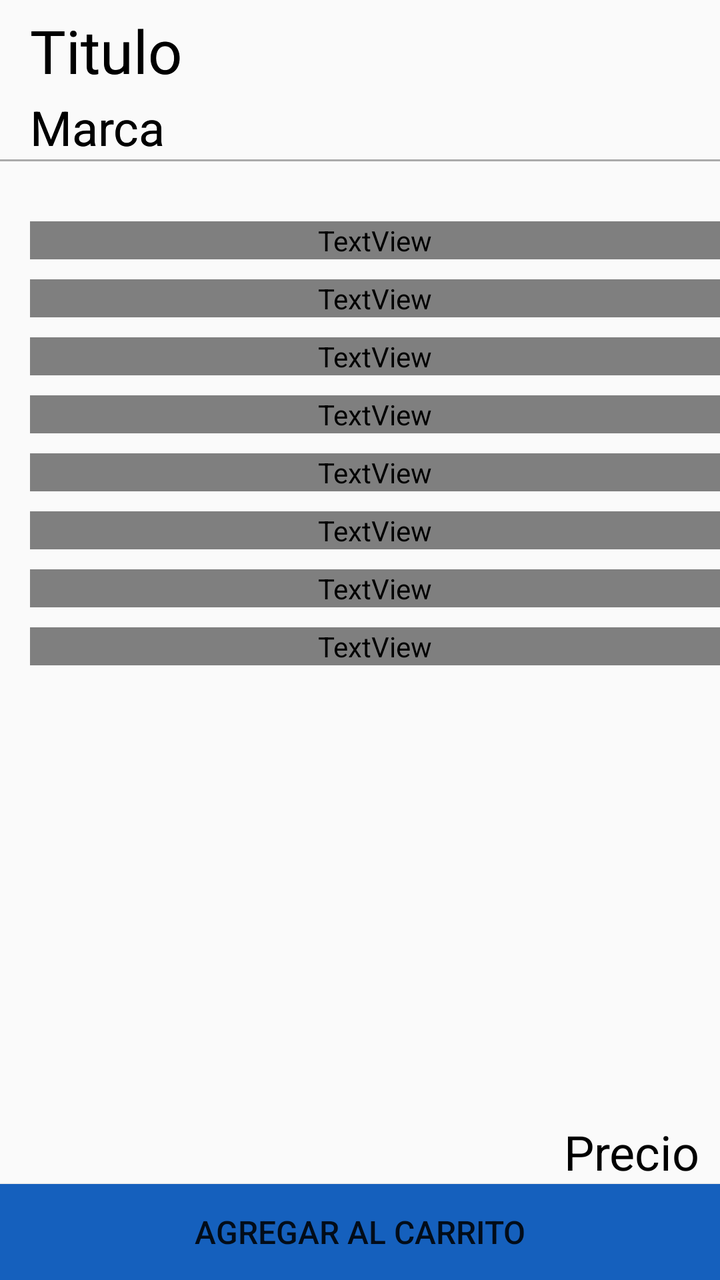
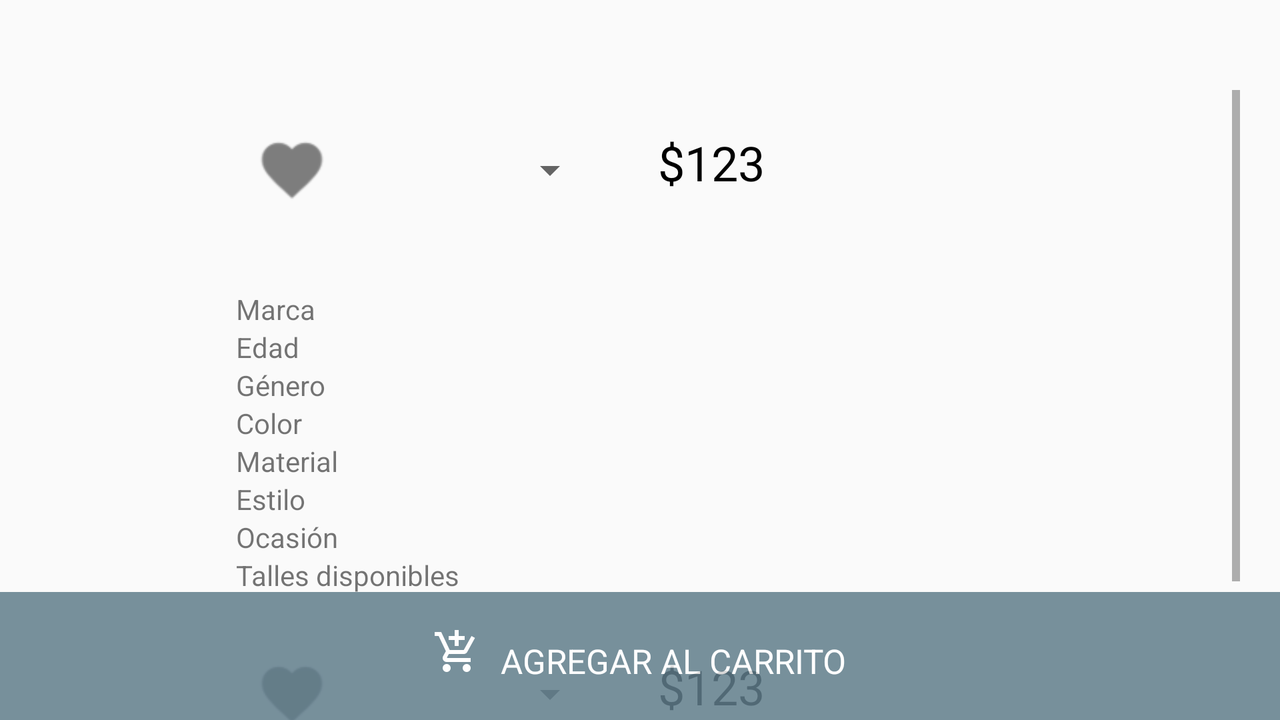

One screen, two layout resources from the same app: the default and the repository's alternative for another configuration. Each is rendered where Android would select it; the XML of both is given below.
<!-- AndroidManifest.xml: activity theme AppTheme -->
<!-- res/layout/activity_product.xml -->
<?xml version="1.0" encoding="utf-8"?>
<RelativeLayout
    xmlns:android="http://schemas.android.com/apk/res/android"
    xmlns:tools="http://schemas.android.com/tools"
    xmlns:app="http://schemas.android.com/apk/res-auto"

    android:id="@+id/prod_layout"
    android:layout_width="match_parent"
    android:layout_height="match_parent"
    android:paddingLeft="@dimen/activity_horizontal_margin"
    android:paddingRight="@dimen/activity_horizontal_margin"
    android:paddingTop="@dimen/activity_vertical_margin"
    android:paddingBottom="@dimen/activity_vertical_margin"
    tools:context=".ProductActivity">



    <TabHost
        android:layout_width="match_parent"
        android:layout_height="match_parent"
        android:id="@+id/products_tab_host"
        android:layout_alignParentTop="true"
        android:layout_alignParentLeft="true"
        android:layout_alignParentStart="true">

        <LinearLayout
            android:layout_width="match_parent"
            android:layout_height="match_parent"
            android:orientation="vertical"
            android:clickable="true">

            <TabWidget
                android:id="@android:id/tabs"
                android:layout_width="match_parent"
                android:layout_height="wrap_content"
                android:background="@color/colorPrimary">


            </TabWidget>

            <FrameLayout
                android:id="@android:id/tabcontent"
                android:layout_width="match_parent"
                android:layout_height="match_parent">

                <LinearLayout
                    android:id="@+id/products_tab_content_general"
                    android:layout_width="match_parent"
                    android:layout_height="match_parent"
                    android:orientation="vertical">


                    <TextView
                        android:layout_width="match_parent"
                        android:layout_height="wrap_content"
                        android:textAppearance="?android:attr/textAppearanceLarge"
                        android:text="@string/prod_title"
                        android:textColor="#000000"
                        android:textSize="30sp"
                        android:layout_marginTop="5dp"
                        android:layout_marginLeft="15dp"
                        />

                    <TextView
                        android:layout_width="match_parent"
                        android:layout_height="wrap_content"
                        android:textAppearance="?android:attr/textAppearanceLarge"
                        android:text="@string/prod_brand"
                        android:textColor="#000000"
                        android:textSize="24sp"
                        android:layout_marginTop="2dp"
                        android:layout_marginLeft="15dp"
                        />

                    <View
                        android:layout_width="match_parent"
                        android:layout_height="1dp"
                        android:background="@android:color/darker_gray"/>

                    <RelativeLayout
                        android:layout_width="match_parent"
                        android:layout_height="match_parent">

                        <Button
                            android:layout_width="match_parent"
                            android:layout_height="wrap_content"
                            android:background="@color/blue"
                            android:text="@string/add_to_shopping_bag"
                            android:textSize="16sp"
                            android:textAlignment="center"
                            android:layout_alignParentBottom="true"
                            android:id="@+id/button" />

                        <ImageView
                            android:layout_width="match_parent"
                            android:layout_height="330dp"
                            android:id="@+id/imageView"
                            android:layout_alignParentTop="true"
                            android:layout_alignParentLeft="true"
                            android:layout_alignParentStart="true"
                            android:layout_alignParentRight="true"
                            android:layout_alignParentEnd="true" />

                        <TextView
                            android:layout_width="wrap_content"
                            android:layout_height="wrap_content"
                            android:textAppearance="?android:attr/textAppearanceLarge"
                            android:text="@string/prod_price"
                            android:layout_gravity="right"
                            android:textColor="#000000"
                            android:textSize="24sp"
                            android:id="@+id/price"
                            android:layout_above="@+id/button"
                            android:layout_alignParentRight="true"
                            android:layout_alignParentEnd="true"
                            android:layout_marginRight="10dp" />


                    </RelativeLayout>
                </LinearLayout>

                <LinearLayout
                    android:id="@+id/products_tab_content_details"
                    android:layout_width="match_parent"
                    android:layout_height="match_parent"
                    android:orientation="vertical">

                    <TextView
                        android:layout_width="match_parent"
                        android:layout_height="wrap_content"
                        android:textAppearance="?android:attr/textAppearanceLarge"
                        android:text="@string/prod_title"
                        android:textColor="#000000"
                        android:textSize="30sp"
                        android:layout_marginTop="5dp"
                        android:layout_marginLeft="15dp"
                        />

                    <TextView
                        android:layout_width="match_parent"
                        android:layout_height="wrap_content"
                        android:textAppearance="?android:attr/textAppearanceLarge"
                        android:text="@string/prod_brand"
                        android:textColor="#000000"
                        android:textSize="24sp"
                        android:layout_marginTop="2dp"
                        android:layout_marginLeft="15dp"
                        />

                    <View
                        android:layout_width="match_parent"
                        android:layout_height="1dp"
                        android:background="@android:color/darker_gray"/>


                    

                    <TextView
                        android:layout_width="match_parent"
                        android:layout_height="wrap_content"
                        android:text="@string/prod_brand"
                        android:textColor="@color/productText"
                        android:textSize="18sp"
                        android:layout_marginLeft="15dp"
                        android:layout_marginTop="30dp"
                        />
                    <TextView
                        android:layout_width="match_parent"
                        android:layout_height="wrap_content"
                        android:text="@string/prod_age"
                        android:textColor="@color/productText"
                        android:textSize="18sp"
                        android:layout_marginLeft="15dp"
                        android:layout_marginTop="10dp"
                        />
                    <TextView
                        android:layout_width="match_parent"
                        android:layout_height="wrap_content"
                        android:text="@string/prod_sex"
                        android:textColor="@color/productText"
                        android:textSize="18sp"
                        android:layout_marginLeft="15dp"
                        android:layout_marginTop="10dp"
                        />
                    <TextView
                        android:layout_width="match_parent"
                        android:layout_height="wrap_content"
                        android:text="@string/prod_color"
                        android:textColor="@color/productText"
                        android:textSize="18sp"
                        android:layout_marginLeft="15dp"
                        android:layout_marginTop="10dp"
                        />
                    <TextView
                        android:layout_width="match_parent"
                        android:layout_height="wrap_content"
                        android:text="@string/prod_material"
                        android:textColor="@color/productText"
                        android:textSize="18sp"
                        android:layout_marginLeft="15dp"
                        android:layout_marginTop="10dp"
                        />
                    <TextView
                        android:layout_width="match_parent"
                        android:layout_height="wrap_content"
                        android:text="@string/prod_style"
                        android:textColor="@color/productText"
                        android:textSize="18sp"
                        android:layout_marginLeft="15dp"
                        android:layout_marginTop="10dp"
                        />
                    <TextView
                        android:layout_width="match_parent"
                        android:layout_height="wrap_content"
                        android:text="@string/prod_occasion"
                        android:textColor="@color/productText"
                        android:textSize="18sp"
                        android:layout_marginLeft="15dp"
                        android:layout_marginTop="10dp"
                        />
                    <TextView
                        android:layout_width="match_parent"
                        android:layout_height="wrap_content"
                        android:text="@string/prod_sizes_disp"
                        android:textColor="@color/productText"
                        android:textSize="18sp"
                        android:layout_marginLeft="15dp"
                        android:layout_marginTop="10dp"
                        />












                    <RelativeLayout
                        android:layout_width="match_parent"
                        android:layout_height="match_parent">

                        <Button
                            android:layout_width="match_parent"
                            android:layout_height="wrap_content"
                            android:background="@color/blue"
                            android:text="@string/add_to_shopping_bag"
                            android:textSize="16sp"
                            android:textAlignment="center"
                            android:layout_alignParentBottom="true"
                            android:id="@+id/button_2" />

                    </RelativeLayout>


                </LinearLayout>

            </FrameLayout>
        </LinearLayout>
    </TabHost>

</RelativeLayout>
<!-- resources referenced by this layout -->
<resources>
  <color name="blue">#1560BD</color>
  <color name="colorPrimary">#212121</color>
  <dimen name="activity_horizontal_margin">0dp</dimen>
  <dimen name="activity_vertical_margin">0dp</dimen>
  <string name="add_to_shopping_bag">ADD TO SHOPPING BAG</string>
  <string name="prod_age">Age</string>
  <string name="prod_brand">Brand</string>
  <string name="prod_color">Color</string>
  <string name="prod_material">Material</string>
  <string name="prod_occasion">Occasion</string>
  <string name="prod_price">Price</string>
  <string name="prod_sex">Sex</string>
  <string name="prod_sizes_disp">Sizes disponible</string>
  <string name="prod_style">Style</string>
  <string name="prod_title">Title</string>
  <style name="AppTheme" parent="Base.Theme.AppCompat.Light.DarkActionBar">
          
          <item name="colorPrimary">@color/colorPrimary</item>
          <item name="colorPrimaryDark">@color/colorPrimaryDark</item>
          <item name="colorAccent">@color/colorAccent</item>
  
  
          <item name="android:windowActionBarOverlay">true</item>
  
      </style>
  <color name="colorPrimaryDark">#000000</color>
  <color name="colorAccent">#607D8B</color>
</resources>
<!-- res/layout-land/activity_product.xml (the repository's variant of the layout above) -->
<!-- drawn on the phone turned sideways -->
<?xml version="1.0" encoding="utf-8"?>
<RelativeLayout
    xmlns:android="http://schemas.android.com/apk/res/android"
    xmlns:tools="http://schemas.android.com/tools"

    android:id="@+id/prod_layout"
    android:layout_width="match_parent"
    android:layout_height="match_parent"
    android:paddingLeft="@dimen/activity_horizontal_margin"
    android:paddingRight="@dimen/activity_horizontal_margin"
    android:paddingTop="@dimen/activity_vertical_margin"
    android:paddingBottom="@dimen/activity_vertical_margin"
    tools:context=".ProductActivity">


    <LinearLayout
        android:layout_width="match_parent"
        android:layout_height="wrap_content"
        android:orientation="vertical"
        android:layout_marginTop="@dimen/activity_vertical_margin"
        android:layout_marginLeft="@dimen/content_horizontal_margin"
        android:layout_marginRight="@dimen/content_horizontal_margin">
        <TextView
            android:id="@+id/prod_title"
            android:layout_width="match_parent"
            android:layout_height="wrap_content"
            android:paddingBottom="10dp"
            android:textAppearance="?android:attr/textAppearanceLarge"
            android:textColor="@color/colorPrimaryDark"
            android:textSize="@dimen/title_size"
            android:layout_marginTop="8dp"
            android:layout_marginLeft="15dp"
            android:minLines="1"
            android:maxLines="1"
            />

        <View style="@style/Divider"/>

    <RelativeLayout
        android:layout_width="match_parent"
        android:layout_height="match_parent">
        <ScrollView
            android:layout_width="match_parent"
            android:layout_height="match_parent"
            android:layout_alignParentTop="true"
            android:layout_alignParentLeft="true"
            android:layout_alignParentStart="true"
            android:fillViewport="true">

            <LinearLayout
                android:layout_width="match_parent"
                android:layout_height="wrap_content"
                android:paddingBottom="72dp"
                android:orientation="horizontal">

                <LinearLayout
                    android:id="@+id/prod_pictures_holder"
                    android:layout_width="wrap_content"
                    android:layout_height="match_parent"
                    android:orientation="vertical"
                    android:layout_marginLeft="20dp"
                    android:layout_marginRight="50dp"
                    android:paddingStart="8dp">


                    


                </LinearLayout>

                <LinearLayout
                    android:layout_width="wrap_content"
                    android:layout_height="wrap_content"
                    android:orientation="vertical">



                    <RelativeLayout
                        android:layout_width="match_parent"
                        android:layout_height="wrap_content"
                        android:layout_marginTop="5dp"
                        android:gravity="bottom">

                        <include
                            android:id="@+id/upper_buying_controls"
                            layout="@layout/buying_controls"/>


                    </RelativeLayout>


                    <include
                        layout="@layout/product_details"/>


                    <RelativeLayout
                        android:layout_width="match_parent"
                        android:layout_height="wrap_content"
                        android:layout_marginTop="5dp"
                        android:gravity="bottom">

                        <include
                            android:id="@+id/lower_buying_controls"
                            layout="@layout/buying_controls"/>


                    </RelativeLayout>


                </LinearLayout>


            </LinearLayout>

        </ScrollView>
    </RelativeLayout>

    </LinearLayout>

    <RelativeLayout
        android:layout_width="match_parent"
        android:layout_height="wrap_content"
        android:layout_alignParentBottom="true">


        <include layout="@layout/add_to_cart_button" />
    </RelativeLayout>


</RelativeLayout>
<!-- res/layout/buying_controls.xml (included above) -->
<?xml version="1.0" encoding="utf-8"?>
<RelativeLayout xmlns:android="http://schemas.android.com/apk/res/android"

    android:layout_width="match_parent"
    android:layout_height="wrap_content"
    android:layout_marginTop="10dp"
    android:layout_marginLeft="@dimen/content_horizontal_margin"
    android:layout_marginRight="@dimen/content_horizontal_margin"
    >

    <LinearLayout
        android:layout_width="match_parent"
        android:layout_height="wrap_content"
        android:orientation="horizontal"
        android:clipToPadding="false"
        android:layout_marginTop="5dp"
        android:paddingBottom="10dp">

        <ImageView
            android:id="@+id/prod_add_to_favorites"
            android:layout_width="wrap_content"
            android:layout_height="wrap_content"
            android:src="@drawable/ic_favorite"
            android:layout_gravity="center"
            android:background="?attr/selectableItemBackgroundBorderless"
            android:alpha="0.50"
            android:paddingRight="5dp"
            android:layout_marginLeft="10dp"
            android:clickable="true"/>

        

            <Spinner
                style="@style/Spinner"
                android:id="@+id/prod_quantity_selection"
                android:layout_width="wrap_content"
                android:layout_height="40dp"
                android:layout_marginLeft="30dp"

                android:elevation="3dp"
                android:minWidth="100dp"
                android:paddingStart="15dp"
                android:paddingLeft="15dp"

                />


        




        <TextView
            android:id="@+id/prod_price"
            android:layout_width="fill_parent"
            android:layout_height="wrap_content"
            android:textAppearance="?android:attr/textAppearanceLarge"
            android:textColor="#000000"
            android:textSize="24sp"
            android:layout_alignParentRight="true"
            android:layout_alignParentEnd="true"
            android:text="$123"
            android:layout_marginLeft="30dp" />


    </LinearLayout>

</RelativeLayout>
<!-- res/layout/product_details.xml (included above) -->
<?xml version="1.0" encoding="utf-8"?>
<LinearLayout xmlns:android="http://schemas.android.com/apk/res/android"


    android:layout_width="match_parent"
    android:layout_height="wrap_content"
    android:orientation="horizontal"
    android:layout_marginLeft="@dimen/content_horizontal_margin"
    android:layout_marginTop="30dp"
    android:layout_marginBottom="10dp">

    <LinearLayout
        android:layout_width="wrap_content"
        android:layout_height="match_parent"
        android:orientation="vertical">

        <TextView
            android:layout_width="match_parent"
            android:layout_height="wrap_content"
            android:text="@string/prod_brand"
            style="@style/prod_details_names"/>
        <TextView
            android:layout_width="match_parent"
            android:layout_height="wrap_content"
            android:text="@string/prod_age"
            style="@style/prod_details_names"/>
        <TextView
            android:layout_width="match_parent"
            android:layout_height="wrap_content"
            android:text="@string/prod_sex"
            style="@style/prod_details_names"/>
        <TextView
            android:layout_width="match_parent"
            android:layout_height="wrap_content"
            android:text="@string/prod_color"
            style="@style/prod_details_names"/>
        <TextView
            android:layout_width="match_parent"
            android:layout_height="wrap_content"
            android:text="@string/prod_material"
            style="@style/prod_details_names"/>
        <TextView
            android:layout_width="match_parent"
            android:layout_height="wrap_content"
            android:text="@string/prod_style"
            style="@style/prod_details_names"/>
        <TextView
            android:layout_width="match_parent"
            android:layout_height="wrap_content"
            android:text="@string/prod_occasion"
            style="@style/prod_details_names"/>
        <TextView
            android:layout_width="match_parent"
            android:layout_height="wrap_content"
            android:text="@string/prod_sizes_disp"
            style="@style/prod_details_names"/>


    </LinearLayout>

    <LinearLayout
        android:layout_width="wrap_content"
        android:layout_height="match_parent"
        android:orientation="vertical"
        android:layout_marginLeft="40dp">

        <TextView
            android:layout_width="match_parent"
            android:layout_height="wrap_content"
            android:id="@+id/brand_value"
            style="@style/prod_details_values"/>
        <TextView
            android:layout_width="match_parent"
            android:layout_height="wrap_content"
            android:id="@+id/age_value"
            style="@style/prod_details_values"/>
        <TextView
            android:layout_width="match_parent"
            android:layout_height="wrap_content"
            android:id="@+id/gender_value"
            style="@style/prod_details_values"/>
        <TextView
            android:layout_width="match_parent"
            android:layout_height="wrap_content"
            android:id="@+id/color_value"
            style="@style/prod_details_values"/>
        <TextView
            android:layout_width="match_parent"
            android:layout_height="wrap_content"
            android:id="@+id/material_value"
            style="@style/prod_details_values"/>
        <TextView
            android:layout_width="match_parent"
            android:layout_height="wrap_content"
            android:id="@+id/style_value"
            style="@style/prod_details_values"/>
        <TextView
            android:layout_width="match_parent"
            android:layout_height="wrap_content"
            android:id="@+id/occasion_value"
            style="@style/prod_details_values"/>
        <TextView
            android:layout_width="match_parent"
            android:layout_height="wrap_content"
            android:id="@+id/sizes_value"
            style="@style/prod_details_values"/>


    </LinearLayout>



</LinearLayout>
<!-- res/layout/add_to_cart_button.xml (included above) -->
<?xml version="1.0" encoding="utf-8"?>
<RelativeLayout
    xmlns:android="http://schemas.android.com/apk/res/android"
    android:id="@+id/prod_add_to_cart_button"
    android:layout_width="match_parent"
    android:layout_height="64dp"
    android:background="@color/colorAccent"
    android:textAlignment="center"
    android:gravity="center"
    android:clickable="true"
    android:alpha="0.85">


    <RelativeLayout
        android:layout_width="match_parent"
        android:layout_height="match_parent"
        android:background="?attr/selectableItemBackground"
        android:gravity="center">

        <LinearLayout
            android:layout_width="wrap_content"
            android:layout_height="wrap_content"
            android:orientation="horizontal"
            android:clickable="false">


            <ImageView
                android:layout_width="wrap_content"
                android:layout_height="wrap_content"
                android:src="@drawable/ic_add_shopping_cart"
                android:paddingRight="10dp" />

            <TextView
                android:layout_width="wrap_content"
                android:layout_height="wrap_content"
                android:text="@string/add_to_shopping_bag"
                android:textSize="17dp"
                android:textColor="@color/textColorPrimary"
                android:paddingTop="5dp" />

        </LinearLayout>

    </RelativeLayout>



</RelativeLayout>
<!-- resources referenced by the variant -->
<!-- as the phone turned sideways resolves them -->
<resources>
  <color name="colorAccent">#607D8B</color>
  <color name="colorPrimaryDark">#000000</color>
  <color name="textColorPrimary">#FFFFFF</color>
  <dimen name="activity_horizontal_margin">0dp</dimen>
  <dimen name="activity_vertical_margin">0dp</dimen>
  <dimen name="content_horizontal_margin">20dp</dimen>
  <dimen name="title_size">20dp</dimen>
  <!-- drawable ic_add_shopping_cart: png bitmap (drawable-hdpi, 464 bytes) -->
  <!-- drawable ic_favorite: png bitmap (drawable-ldpi, 318 bytes) -->
  <string name="add_to_shopping_bag">ADD TO SHOPPING BAG</string>
  <string name="prod_age">Age</string>
  <string name="prod_brand">Brand</string>
  <string name="prod_color">Color</string>
  <string name="prod_material">Material</string>
  <string name="prod_occasion">Occasion</string>
  <string name="prod_sex">Sex</string>
  <string name="prod_sizes_disp">Sizes disponible</string>
  <string name="prod_style">Style</string>
  <style name="AppTheme" parent="Base.Theme.AppCompat.Light.DarkActionBar">
          
          <item name="colorPrimary">@color/colorPrimary</item>
          <item name="colorPrimaryDark">@color/colorPrimaryDark</item>
          <item name="colorAccent">@color/colorAccent</item>
  
  
          <item name="android:windowActionBarOverlay">true</item>
  
      </style>
  <color name="colorPrimary">#212121</color>
</resources>
